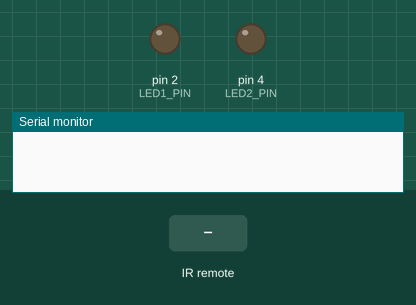
Simulated run of this sketch. Board: Arduino Uno, built with avr-gcc and run on an emulated ATmega328P. Shown: output pins drawn as LEDs (lit = HIGH), the last lines printed to the serial monitor. Inputs (shaded band) come from the test bench.

Above: at 1.2 s.
1.3 s: infrared code 0x00FF30CF received
At 1.45 s:
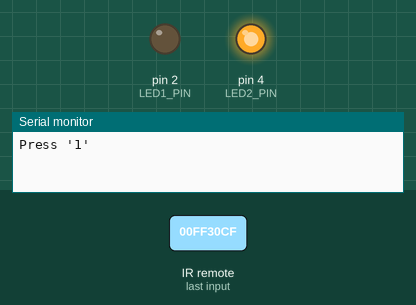
Timing chart, 0 to 4.3 s (numbered marks = the images above; inputs shaded):
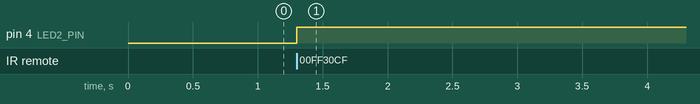

Measured:
- after the input at 1.3 s, pin 4 (LED2_PIN): LOW → HIGH at once

The sketch:

IRremote.ino
```cpp
#include <IRremote.h>


int RECV_PIN = 11; // IR 수신센서
int LED1_PIN =2;
int LED2_PIN=4;
IRrecv irrecv(RECV_PIN);
decode_results results;

void setup() // 초기화
{
  Serial.begin(9600); // 시리얼통신 사용, 통신 보레이트 9600bps 설정
  irrecv.enableIRIn(); // 수신센서 감지 시작(Start the receiver)
  pinMode(RECV_PIN,INPUT);
  pinMode(LED1_PIN,OUTPUT);
  pinMode(LED2_PIN,OUTPUT);
}
/*
  IR리모콘 버튼을 누르면 적외선 신호가 IR 리모콘 수신센서가 감지하며,
  수신 된 데이터 값을 분석 한 후, 수신값을 시리얼통신을 이용하여 전송하여 PC에서 확인 하도록 한다.
*/
void loop() // 무한루프
{
    if (irrecv.decode(&results)) {
        if (results.decode_type == NEC) {
            if(results.value ==0x00FF6897)
            {
                Serial.println("Press '0'"); // 시리얼통신으로 데이터 출력 "Press '0'"
                digitalWrite(LED1_PIN,HIGH);
                delay(300);
             }
            if(results.value ==0x00FF30CF)
            {
                Serial.println("Press '1'"); // 시리얼통신으로 데이터 출력 "Press '0'"
                digitalWrite(LED2_PIN,HIGH);
                delay(300);
            }else
    irrecv.resume();  // 다음 값 수신(Receive the next value)
  }
  digitalWrite(LED1_PIN,LOW);
  digitalWrite(LED2_PIN,LOW);
}
}
```
